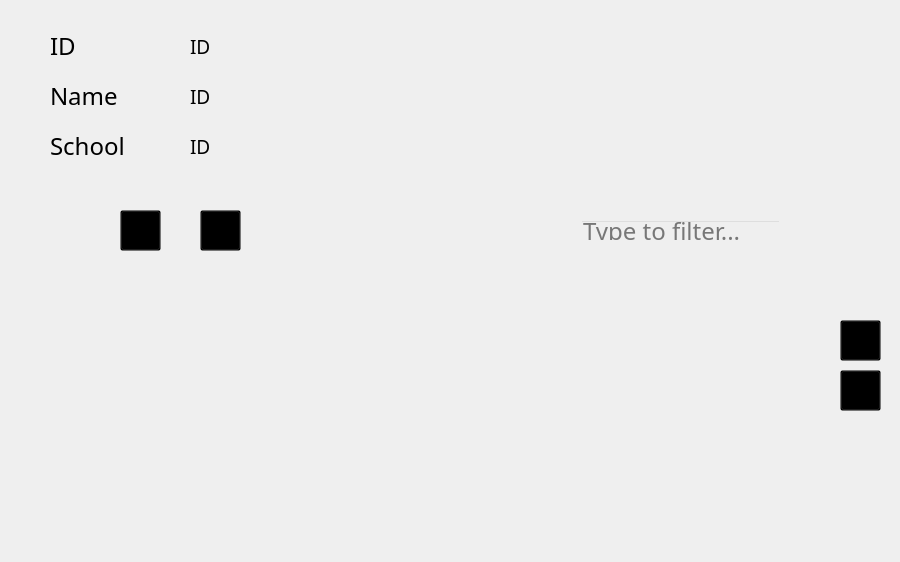
<?xml version="1.0" encoding="UTF-8"?>
<ui version="4.0">
 <class>tchmanage</class>
 <widget class="QMainWindow" name="tchmanage">
  <property name="geometry">
   <rect>
    <x>0</x>
    <y>0</y>
    <width>900</width>
    <height>562</height>
   </rect>
  </property>
  <property name="windowTitle">
   <string>Teacher Manager</string>
  </property>
  <widget class="QWidget" name="centralwidget">
   <widget class="QLabel" name="name">
    <property name="geometry">
     <rect>
      <x>190</x>
      <y>80</y>
      <width>158</width>
      <height>33</height>
     </rect>
    </property>
    <property name="font">
     <font>
      <family>PT Mono</family>
      <pointsize>14</pointsize>
     </font>
    </property>
    <property name="text">
     <string>ID</string>
    </property>
   </widget>
   <widget class="QLabel" name="tid">
    <property name="geometry">
     <rect>
      <x>190</x>
      <y>30</y>
      <width>158</width>
      <height>33</height>
     </rect>
    </property>
    <property name="font">
     <font>
      <family>PT Mono</family>
      <pointsize>14</pointsize>
     </font>
    </property>
    <property name="text">
     <string>ID</string>
    </property>
   </widget>
   <widget class="QLabel" name="school">
    <property name="geometry">
     <rect>
      <x>190</x>
      <y>130</y>
      <width>158</width>
      <height>33</height>
     </rect>
    </property>
    <property name="font">
     <font>
      <family>PT Mono</family>
      <pointsize>14</pointsize>
     </font>
    </property>
    <property name="text">
     <string>ID</string>
    </property>
   </widget>
   <widget class="QTableWidget" name="lessont">
    <property name="geometry">
     <rect>
      <x>120</x>
      <y>260</y>
      <width>661</width>
      <height>261</height>
     </rect>
    </property>
    <property name="styleSheet">
     <string notr="true">QTableWidget 
{background-color: transparent;
}
QScrollBar:vertical {
    background: url(images/pure_red.png);
    width: 0px;
    margin: 0px 0 0px 0;
}
QScrollBar::handle:vertical {
    background: rgb(195, 195, 195);
    min-height: 30px;
    margin: 0 1px 0 2px;
    border-radius: 3px;
    border: none;
}

QScrollBar:horizontal {
    height: 0px;
    margin: 0px 0 0px 0;
}
QScrollBar::handle:horizontal {
    background: rgb(195, 195, 195);
    min-width: 20px;
    margin: 2px 0px 1px 0px;
    border-radius: 3px;
    border: none;
}
QHeaderView::section
{
border-image:url(:/atqres_ico/pure_red.png);
height:30px;
spacing: 20px;
background-color:rgb(39,49,58);
color: white;

text-align: right;
font-family: PT Mono;
font-size:12px;
}</string>
    </property>
   </widget>
   <widget class="QPushButton" name="addl">
    <property name="geometry">
     <rect>
      <x>840</x>
      <y>370</y>
      <width>41</width>
      <height>41</height>
     </rect>
    </property>
    <property name="styleSheet">
     <string notr="true">background:transparent;
border-image:url(:/atqres_ico/pluslite.png)</string>
    </property>
    <property name="text">
     <string/>
    </property>
   </widget>
   <widget class="QPushButton" name="add">
    <property name="geometry">
     <rect>
      <x>200</x>
      <y>210</y>
      <width>41</width>
      <height>41</height>
     </rect>
    </property>
    <property name="styleSheet">
     <string notr="true">background:transparent;
border-image:url(:/atqres_ico/pluslitelite.png)</string>
    </property>
    <property name="text">
     <string/>
    </property>
   </widget>
   <widget class="QPushButton" name="detail">
    <property name="geometry">
     <rect>
      <x>120</x>
      <y>210</y>
      <width>41</width>
      <height>41</height>
     </rect>
    </property>
    <property name="styleSheet">
     <string notr="true">background:transparent;
border-image:url(:/atqres_ico/lesson_db_all.png)</string>
    </property>
    <property name="text">
     <string/>
    </property>
   </widget>
   <widget class="QPushButton" name="del">
    <property name="geometry">
     <rect>
      <x>840</x>
      <y>320</y>
      <width>41</width>
      <height>41</height>
     </rect>
    </property>
    <property name="styleSheet">
     <string notr="true">background:transparent;
border-image:url(:/atqres_ico/minuslite.png)</string>
    </property>
    <property name="text">
     <string/>
    </property>
   </widget>
   <widget class="QLabel" name="tid_label_2">
    <property name="geometry">
     <rect>
      <x>50</x>
      <y>30</y>
      <width>309</width>
      <height>31</height>
     </rect>
    </property>
    <property name="font">
     <font>
      <family>PT Mono</family>
      <pointsize>18</pointsize>
     </font>
    </property>
    <property name="text">
     <string>ID</string>
    </property>
   </widget>
   <widget class="QLabel" name="school_label_2">
    <property name="geometry">
     <rect>
      <x>50</x>
      <y>130</y>
      <width>309</width>
      <height>31</height>
     </rect>
    </property>
    <property name="font">
     <font>
      <family>PT Mono</family>
      <pointsize>18</pointsize>
     </font>
    </property>
    <property name="text">
     <string>School</string>
    </property>
   </widget>
   <widget class="QLabel" name="name_label_2">
    <property name="geometry">
     <rect>
      <x>50</x>
      <y>80</y>
      <width>309</width>
      <height>31</height>
     </rect>
    </property>
    <property name="font">
     <font>
      <family>PT Mono</family>
      <pointsize>18</pointsize>
     </font>
    </property>
    <property name="text">
     <string>Name</string>
    </property>
   </widget>
   <widget class="QFrame" name="frame">
    <property name="geometry">
     <rect>
      <x>0</x>
      <y>0</y>
      <width>900</width>
      <height>562</height>
     </rect>
    </property>
    <property name="styleSheet">
     <string notr="true">background:transparent;
border-image:url(:/atqres_ico/tchm.png)</string>
    </property>
    <property name="frameShape">
     <enum>QFrame::StyledPanel</enum>
    </property>
    <property name="frameShadow">
     <enum>QFrame::Raised</enum>
    </property>
   </widget>
   <widget class="QFrame" name="blkframe">
    <property name="geometry">
     <rect>
      <x>0</x>
      <y>0</y>
      <width>900</width>
      <height>562</height>
     </rect>
    </property>
    <property name="styleSheet">
     <string notr="true">background:transparent;
border-image:url(:/atqres_ico/tchmblk.png)</string>
    </property>
    <property name="frameShape">
     <enum>QFrame::StyledPanel</enum>
    </property>
    <property name="frameShadow">
     <enum>QFrame::Raised</enum>
    </property>
   </widget>
   <widget class="QLineEdit" name="filter">
    <property name="geometry">
     <rect>
      <x>580</x>
      <y>220</y>
      <width>201</width>
      <height>21</height>
     </rect>
    </property>
    <property name="font">
     <font>
      <family>PT Mono</family>
      <pointsize>18</pointsize>
     </font>
    </property>
    <property name="styleSheet">
     <string notr="true">background:transparent;
border-image:url(:/atqres_ico/pure_gray_7.png)</string>
    </property>
    <property name="placeholderText">
     <string>Type to filter...</string>
    </property>
   </widget>
   <zorder>frame</zorder>
   <zorder>blkframe</zorder>
   <zorder>name</zorder>
   <zorder>tid</zorder>
   <zorder>school</zorder>
   <zorder>lessont</zorder>
   <zorder>addl</zorder>
   <zorder>add</zorder>
   <zorder>detail</zorder>
   <zorder>del</zorder>
   <zorder>tid_label_2</zorder>
   <zorder>school_label_2</zorder>
   <zorder>name_label_2</zorder>
   <zorder>filter</zorder>
  </widget>
 </widget>
 <resources/>
 <connections/>
</ui>
